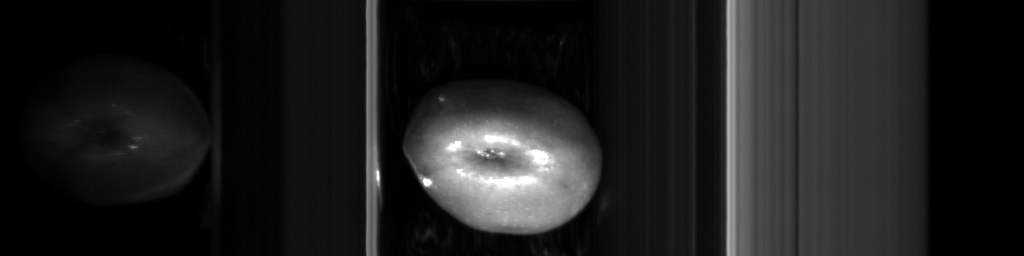
%> input picture test_images/apples_images/0to9/Image_0.tiff, 1024 x 256 px
$ octave --eval "preprocess_SWIR('../../test_images/apples_images/0to9/Image_0.tiff');"   (GNU Octave 9; MATLAB toolbox functions it lacks are replaced by stand-ins)
%> lines starting %> are read from the running program, lines starting %| are printed output that depends on the picture; in (x1, y1, x2, y2) boxes, pixels count from 0 and x2, y2 are one past the last pixel; in counts of white or black regions, pixels touching at a corner belong together; the program's own positions count from 1
function preprocess_SWIR(filename)
    fprintf("Analizzando file: %s\n", filename);
    img_raw = imread(filename);
%> img_raw is the input picture: size 256x1024 uint16; min 0, max 4095, mean 485.8

    % Denoising
    img_denoised = medfilt2(img_raw, [3 3]);

    % Contrast enhancement
    img_contrast = imadjust(img_denoised, stretchlim(img_denoised), []);
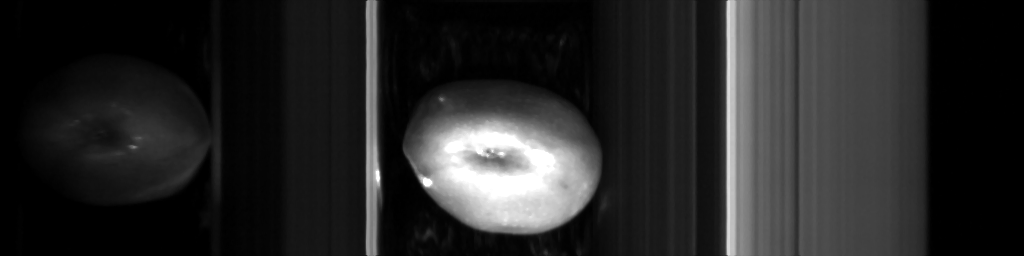
%> img_contrast: size 256x1024 uint16; min 0, max 65535, mean 10110.6; drawn with min black and max white

    % Normalizzazione e CLAHE
    img_norm = mat2gray(img_contrast);
    img_clahe = adapthisteq(img_norm);
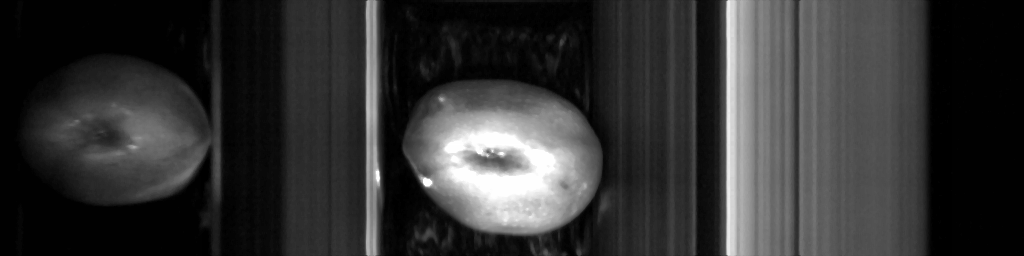
%> img_clahe: size 256x1024 double; min 0, max 1, mean 0.202

    % Edge detection
    edge_map = edge(img_norm, 'Canny');
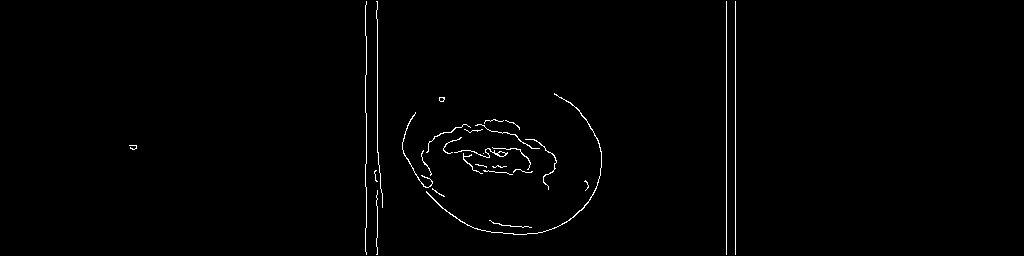
%> edge_map: size 256x1024 logical; 0.89% white in thin lines or dots, all inside (x1, y1, x2, y2) = (129, 1, 736, 255)

    % Texture maps
    entropy_map = entropyfilt(img_denoised);
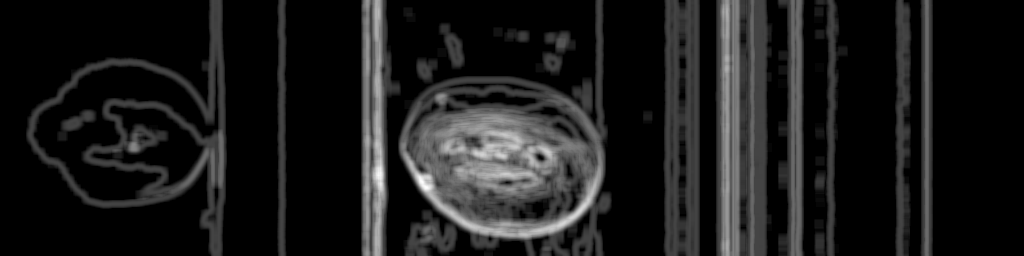
%> entropy_map: size 256x1024 double; min 0, max 3.73, mean 0.403; drawn with min black and max white
    range_map = rangefilt(img_denoised);
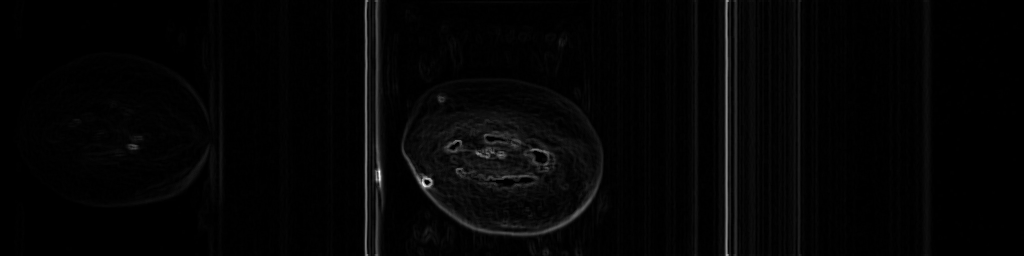
%> range_map: size 256x1024 uint16; min 0, max 3134, mean 60.1; drawn with min black and max white
    std_local = stdfilt(img_denoised, ones(5));

    % === Visualizzazione comparativa ===
    figure('Name', sprintf('Preprocessing SWIR - %s', filename), 'NumberTitle', 'off');

    subplot(3, 3, 1); imshow(img_raw, []); title("Originale");
    subplot(3, 3, 2); imshow(img_denoised, []); title("Denoised");
    subplot(3, 3, 3); imshow(img_contrast, []); title("Contrast Stretched");
    subplot(3, 3, 4); imshow(img_clahe, []); title("CLAHE");
    subplot(3, 3, 5); imshow(edge_map); title("Edge - Canny");
    subplot(3, 3, 6); imshow(entropy_map, []); title("Entropy");
    subplot(3, 3, 7); imshow(range_map, []); title("Range");
    subplot(3, 3, 8); imshow(std_local, []); title("Std Local");

    % === Statistiche di base ===
    min_val = min(img_raw(:));
%> min_val = 0
    max_val = max(img_raw(:));
%> max_val = 4095
    mean_val = mean(img_raw(:));
%> mean_val = 485.8
    std_val = std(double(img_raw(:)));
%> std_val = 683.4

    fprintf("Min: %d, Max: %d, Mean: %.2f, Std: %.2f\n", ...
        min_val, max_val, mean_val, std_val);
%| Min: 0, Max: 4095, Mean: 485.83, Std: 683.39
%> `preprocess_SWIR('../../test_images/apples_images/0to9/Image_0.tiff');`:
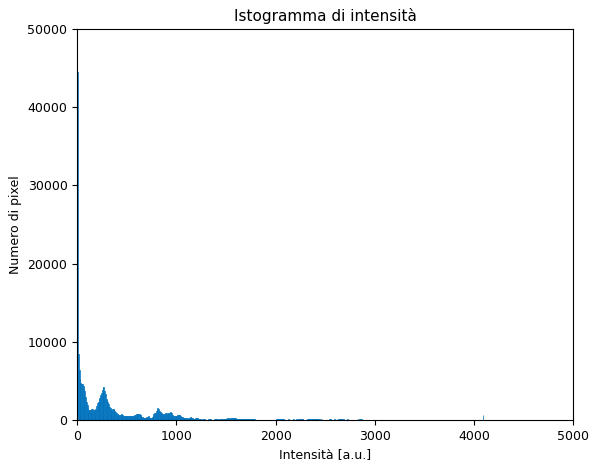
%> figure redrawn from the program's plot data; tallest bar 44457 high, from x = 0 to 8

    % Istogramma
    figure;
    histogram(img_raw(:), 512);
    title('Istogramma di intensità');
    xlabel('Intensità [a.u.]');
    ylabel('Numero di pixel');
end

%/////////////////////////////////////////////////////////
%                                                        /
%                       MAIN                             /
%                                                        /
%/////////////////////////////////////////////////////////


%% Show multiple views for all the dataset
fileList = dir('../test_images/apples_images/*.tiff');

for k = 1:length(fileList)
    filename = fullfile(fileList(k).folder, fileList(k).name);
    preprocess_SWIR(filename);
    pause(1); % per evitare apertura immagini troppo rapida
end

%% Show multiple view for one single image
 filename = '../test_images/apples_images/Image_77.tiff';
 preprocess_SWIR(filename);
 pause(3);
 close();

$ run again, on test_images/apples_images/0to9/Image_1.tiff
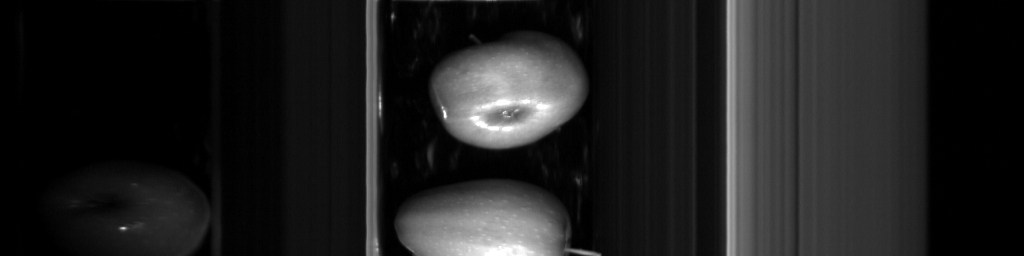
%> input picture test_images/apples_images/0to9/Image_1.tiff, 1024 x 256 px
%> in preprocess_SWIR, img_raw is the input picture: size 256x1024 uint16; min 0, max 4095, mean 503.7
%> in preprocess_SWIR, `edge_map = edge(img_norm, 'Canny');`:
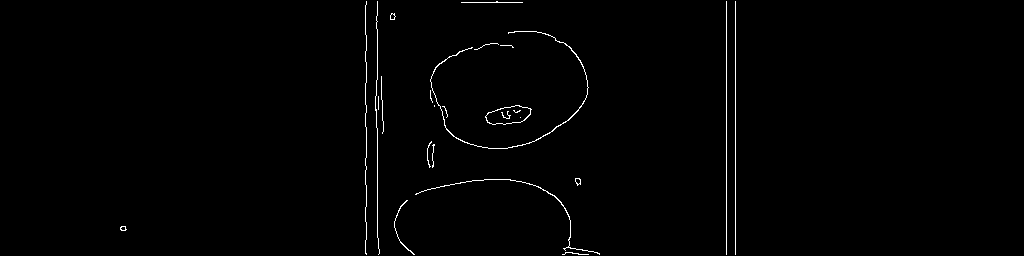
%> edge_map: size 256x1024 logical; 0.88% white in thin lines or dots, all inside (x1, y1, x2, y2) = (120, 1, 736, 255)
%> min_val = 0
%> max_val = 4095
%> mean_val = 503.7
%> std_val = 703.2
%| Min: 0, Max: 4095, Mean: 503.72, Std: 703.18
%> `preprocess_SWIR('../../test_images/apples_images/0to9/Image_0.tiff');`:
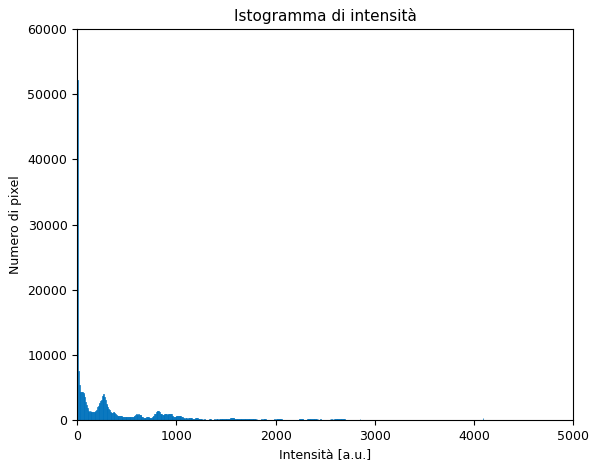
%> figure redrawn from the program's plot data; tallest bar 52162 high, from x = 0 to 8

$ run again, on test_images/apples_images/0to9/Image_2.tiff
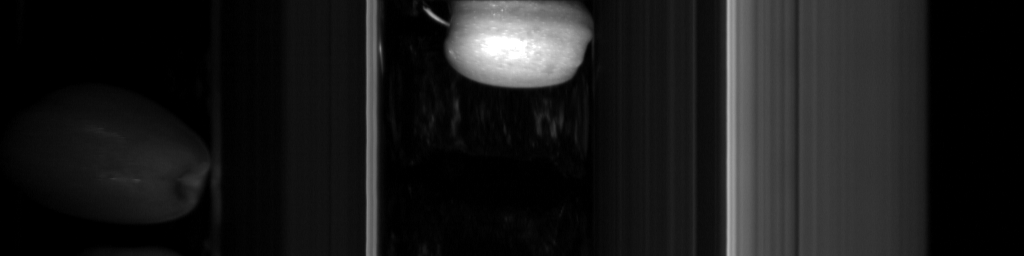
%> input picture test_images/apples_images/0to9/Image_2.tiff, 1024 x 256 px
%> in preprocess_SWIR, img_raw is the input picture: size 256x1024 uint16; min 0, max 4095, mean 425.5
%> in preprocess_SWIR, `edge_map = edge(img_norm, 'Canny');`:
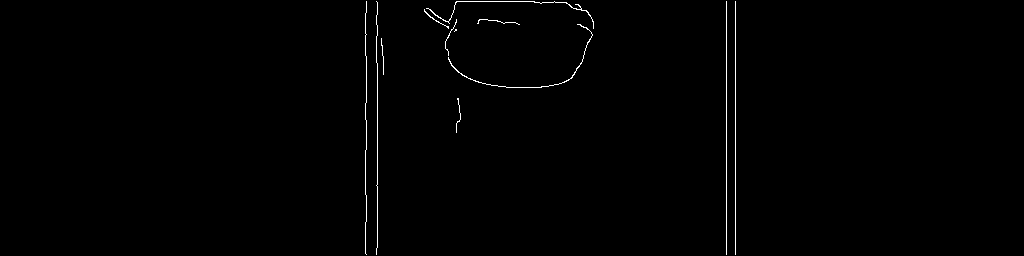
%> edge_map: size 256x1024 logical; 0.64% white in thin lines or dots, all inside (x1, y1, x2, y2) = (365, 1, 736, 255)
%> in preprocess_SWIR, `std_local = stdfilt(img_denoised, ones(5));`:
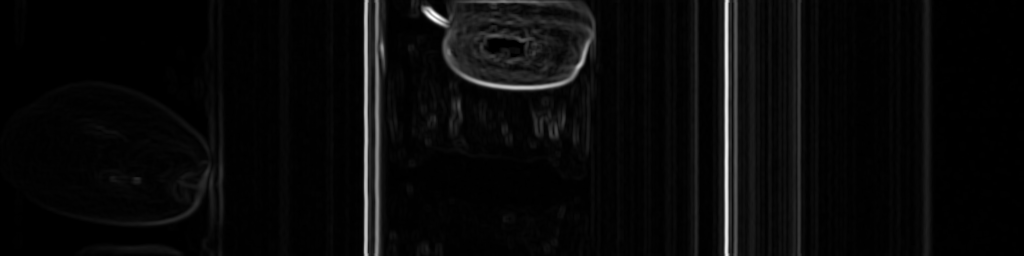
%> std_local: size 256x1024 double; min 0, max 896.6, mean 32.9; drawn with min black and max white
%> min_val = 0
%> max_val = 4095
%> mean_val = 425.5
%> std_val = 632.4
%| Min: 0, Max: 4095, Mean: 425.53, Std: 632.38

$ run again, on test_images/apples_images/0to9/Image_3.tiff
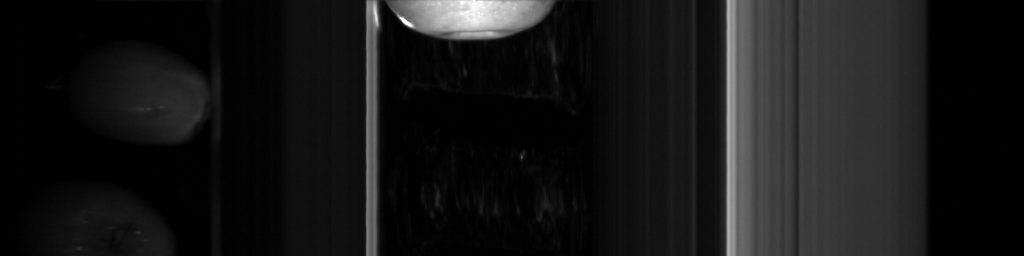
%> input picture test_images/apples_images/0to9/Image_3.tiff, 1024 x 256 px
%> in preprocess_SWIR, img_raw is the input picture: size 256x1024 uint16; min 0, max 4095, mean 371.2
%> in preprocess_SWIR, `edge_map = edge(img_norm, 'Canny');`:
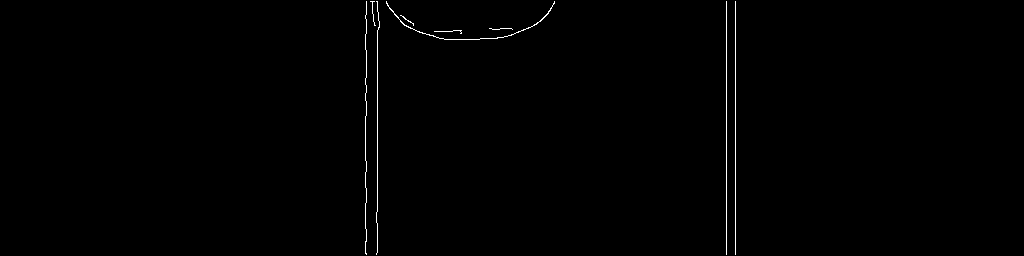
%> edge_map: size 256x1024 logical; 0.51% white in thin lines or dots, all inside (x1, y1, x2, y2) = (365, 1, 736, 255)
%> in preprocess_SWIR, `std_local = stdfilt(img_denoised, ones(5));`:
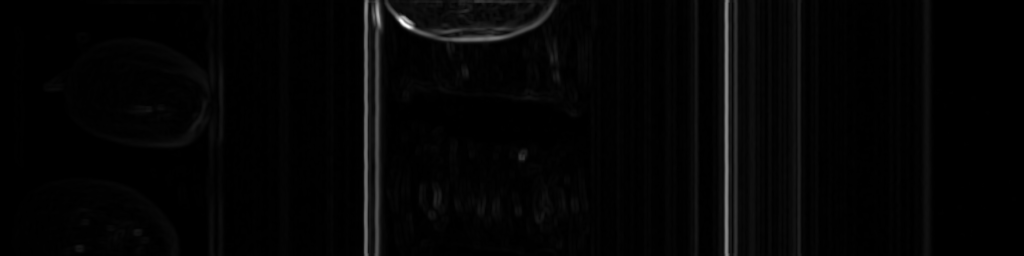
%> std_local: size 256x1024 double; min 0, max 1572, mean 31; drawn with min black and max white
%> min_val = 0
%> max_val = 4095
%> mean_val = 371.2
%> std_val = 543
%| Min: 0, Max: 4095, Mean: 371.20, Std: 542.99
